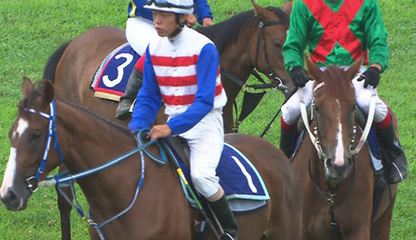
#> input picture bai_1/RaceHorses_416x240_frame001.png, 416 x 240 px
$ python bai2_bien_doi_anh.py
#> lines starting #> are read from the running program, lines starting #| are printed output that depends on the picture
from pathlib import Path

import cv2
import matplotlib.pyplot as plt


IMAGE = "RaceHorses_416x240_frame001.png"
OUT = Path("ket_qua")
OUT.mkdir(exist_ok=True)

# Bai 2: bien doi anh theo cong thuc pixel_moi = 255 - pixel_cu.
bgr = cv2.imread(IMAGE)
#> bgr is the input picture: shape (240, 416, 3); mean B, G, R 96.7, 109.1, 104
if bgr is None:
    raise FileNotFoundError(f"Khong doc duoc anh: {IMAGE}")

rgb = cv2.cvtColor(bgr, cv2.COLOR_BGR2RGB)
negative = 255 - rgb
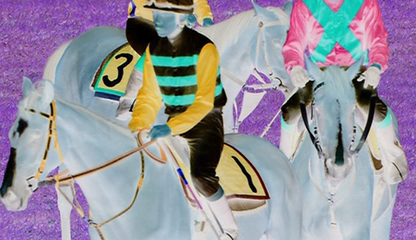
#> negative: shape (240, 416, 3); mean R, G, B 151, 145.9, 158.3

fig, axes = plt.subplots(1, 2, figsize=(10, 4))
fig.suptitle("Bai 2 - Bien doi anh 255 - pixel")

axes[0].imshow(rgb)
axes[0].set_title("Anh goc / RGB")
axes[0].axis("off")

axes[1].imshow(negative)
axes[1].set_title("Anh bien doi")
axes[1].axis("off")

fig.tight_layout()
fig.savefig(OUT / "bai2_bien_doi_255_pixel.png", dpi=200)
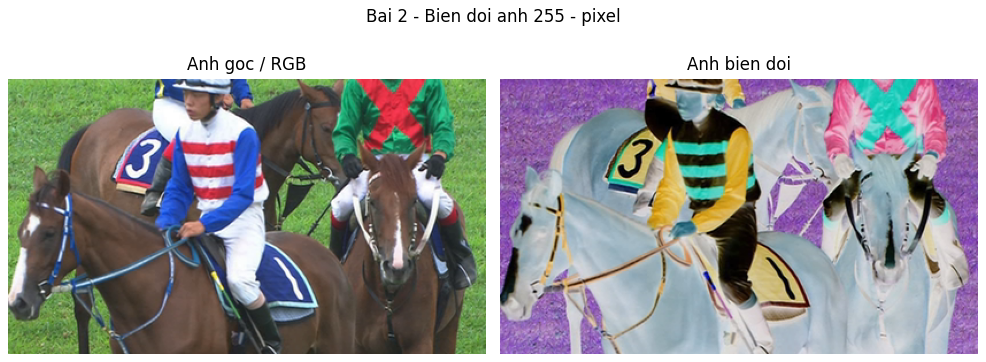
#> figure drawn by matplotlib, 2 panels
fig.savefig(OUT / "bai2_bien_doi_255_pixel.pdf")
plt.close(fig)
print("Da luu ket qua bai 2 trong thu muc ket_qua.")
